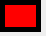
<?xml version="1.0" encoding="UTF-8"?>
<ui version="4.0">
 <class>RedCube</class>
 <widget class="QWidget" name="RedCube">
  <property name="geometry">
   <rect>
    <x>0</x>
    <y>0</y>
    <width>46</width>
    <height>36</height>
   </rect>
  </property>
  <property name="windowTitle">
   <string>Form</string>
  </property>
  <widget class="QPushButton" name="pushButton">
   <property name="geometry">
    <rect>
     <x>0</x>
     <y>0</y>
     <width>41</width>
     <height>32</height>
    </rect>
   </property>
   <property name="styleSheet">
    <string notr="true">#pushButton

{
background: red; 
border:5px solid black;
border-radius: 40px; 
}

</string>
   </property>
   <property name="text">
    <string/>
   </property>
  </widget>
 </widget>
 <resources/>
 <connections/>
</ui>
